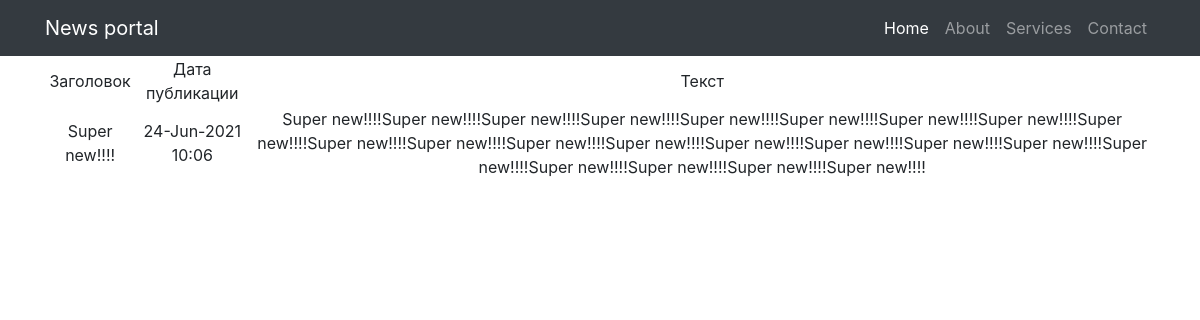
Screenshot of /posts/8/ with the database file from the repository.
### news/models.py (models this page shows, shortened)
class Post(models.Model):
    author = models.ForeignKey(Author, on_delete=models.CASCADE)
    NEWS = 'NW'
    ARTICLE = 'AR'
    RUBRIC = (
        (NEWS, 'Новость'), (ARTICLE, 'Статья')
    )
    categoryType = models.CharField(max_length=2, choices=RUBRIC, default=ARTICLE)
    time_post = models.DateTimeField(auto_now_add=True)
    postCategory = models.ManyToManyField(Category, through='PostCategory')
    title = models.CharField(max_length=128)
    text = models.TextField()
    rating = models.SmallIntegerField(default=0)
    class Meta:
        verbose_name = 'Публикация'
        verbose_name_plural = 'Публикации'

### news/views.py (the view)
# urls.py: path('<int:pk>/', PostDetailView.as_view(), name='post_detail'),
class PostDetailView(DetailView):
    template_name = 'post_detail.html'
    queryset = Post.objects.all()

### news/templatetags/custom_filters.py (called while the page is built)
@register.filter(name='censor')  # регистрируем наш фильтр под именем Censor
def censor(text):
    for word in censored_words:
        if word in text:
            text = text.replace(word, '-censored-')
        else:
            continue
    return text

### news/templates/news/post_detail.html (shortened to what this page needs)
{% extends 'flatpages/default.html' %}
{% load custom_filters %}
{% block content %}
    <table>
        <tr>
            <td>
                Заголовок
            </td>
            <td>
                Дата публикации
            </td>
            <td>
                Текст
            </td>
        </tr>
        <tr>
            <td>
                {{ post.title|censor|truncatewords:4 }}
            </td>
            <td>
                {{ post.time_post|date:'d-M-Y H:m' }}
            </td>
            <td>
                {{ post.text|censor }}
            </td>
        </tr>
    </table>
{% endblock content %}

### rows the page displays
Post: title|censor "Super new!!!!", time_post "24-Jun-2021 10:06", text|censor "Super new!!!!Super new!!!!Super new!!!!Super new!!!!Super new!!!!Super new!!!!Super new!!!!Super new!!!!Super new!!!!Super new!!!!Super new!!!!Super new!!!!Super new!!!!Super new!!!!Super new!!!!Super new!!!!Super new!!!!Super new!!!!Super new!!!!Super new!!!!Super new!!!!Super new!!!!"
